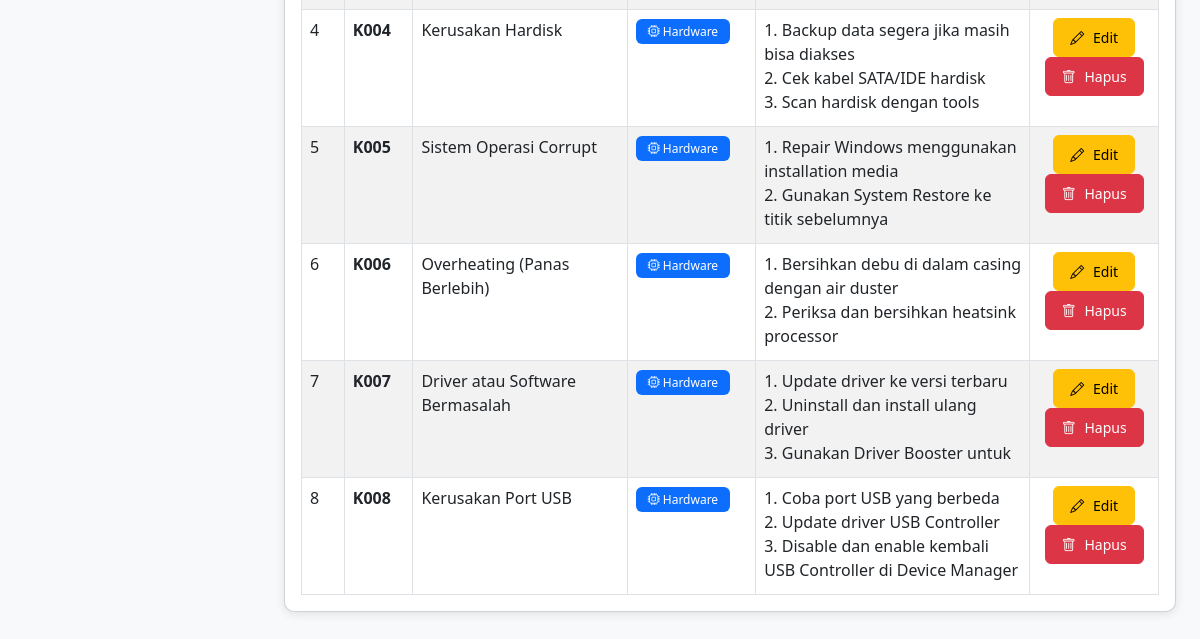
Page /Admin/kerusakan_management.php (signed in, lower part) on the earlier database version.
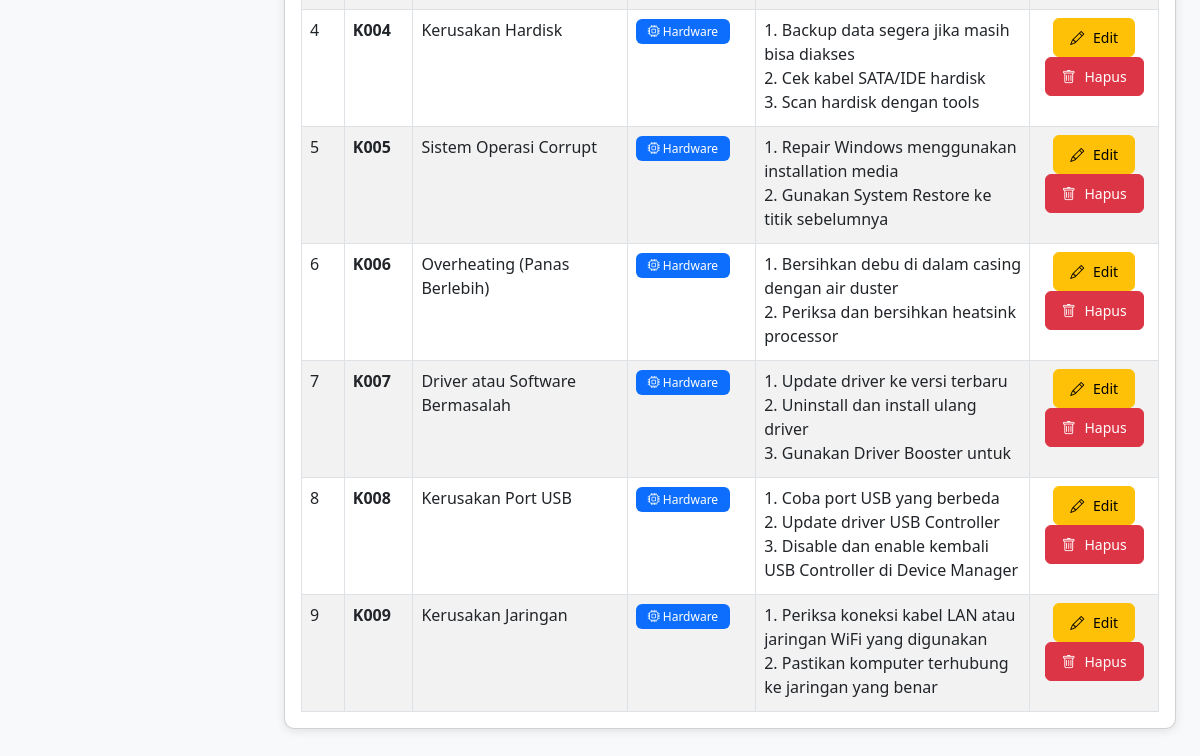
Same page on the later database version.
### tables this page shows
CREATE TABLE `kerusakan` (
  `id_kerusakan` int(11) NOT NULL,
  `kode_kerusakan` varchar(10) NOT NULL,
  `nama_kerusakan` text NOT NULL,
  `solusi` text NOT NULL
);

### Admin/kerusakan_management.php (the view, shortened to what this page needs)
<?php
$query_kerusakan = "SELECT * FROM kerusakan ORDER BY kode_kerusakan ASC";
$result_kerusakan = mysqli_query($koneksi, $query_kerusakan);
?>
<!DOCTYPE html>
<html lang="id">
<head>
    <link href="https://cdn.jsdelivr.net/npm/bootstrap@5.3.0/dist/css/bootstrap.min.css" rel="stylesheet">
    <link rel="stylesheet" href="https://cdn.jsdelivr.net/npm/bootstrap-icons@1.10.0/font/bootstrap-icons.css">
    <link rel="stylesheet" href="../Assets/css/style.css?v=20260713">
</head>
<body>
    <div class="wrapper">
        <div class="main-content">
            <div class="container-fluid p-4">
                <div class="card shadow">
                    <div class="card-body">
                        <div class="table-responsive">
                            <table class="table table-striped table-hover table-bordered">
                                <tbody>
                                    <?php
                                    if (mysqli_num_rows($result_kerusakan) > 0):
                                        $no = 1;
                                        while($row = mysqli_fetch_assoc($result_kerusakan)):
                                    ?>
                                    <tr>
                                        <td><?php echo $no++; ?></td>
                                        <td><strong><?php echo $row['kode_kerusakan']; ?></strong></td>
                                        <td><?php echo $row['nama_kerusakan']; ?></td>
                                        <td>
                                            <?php
                                            $kat = isset($row['kategori']) && !empty($row['kategori']) ? $row['kategori'] : 'Hardware';
                                            if ($kat == 'Hardware'):
                                            ?>
                                                <span class="badge bg-primary"><i class="bi bi-cpu"></i> Hardware</span>
                                            <?php else: ?>
                                                <span class="badge bg-success"><i class="bi bi-window-stack"></i> Software</span>
                                            <?php endif; ?>
                                        </td>
                                        <td>
                                            <div style="max-height: 100px; overflow-y: auto;">
                                                <?php echo nl2br($row['solusi']); ?>
                                            </div>
                                        </td>
                                        <td class="text-center">
                                            <a href="?edit=<?php echo $row['id_kerusakan']; ?>" class="btn btn-warning btn-sm">
                                                <i class="bi bi-pencil"></i> Edit
                                            </a>
                                            <a href="?action=delete&id=<?php echo $row['id_kerusakan']; ?>"
                                               class="btn btn-danger btn-sm btn-delete"
                                               onclick="return confirm('Yakin ingin menghapus kerusakan ini?');">
                                                <i class="bi bi-trash"></i> Hapus
                                            </a>
                                        </td>
                                    </tr>
                                    <?php
                                        endwhile;
                                    endif; ?>
                                </tbody>
                            </table>
                        </div>
                    </div>
                </div>
            </div>
        </div>
    </div>
</body>
</html>

Differences in the rows shown:
added kerusakan: kode_kerusakan "K009", nama_kerusakan "Kerusakan Jaringan", shows "Hardware", solusi "1. Periksa koneksi kabel LAN atau jaringan WiFi yang digunakan 2. Pastikan komputer terhubung ke jaringan yang benar"
